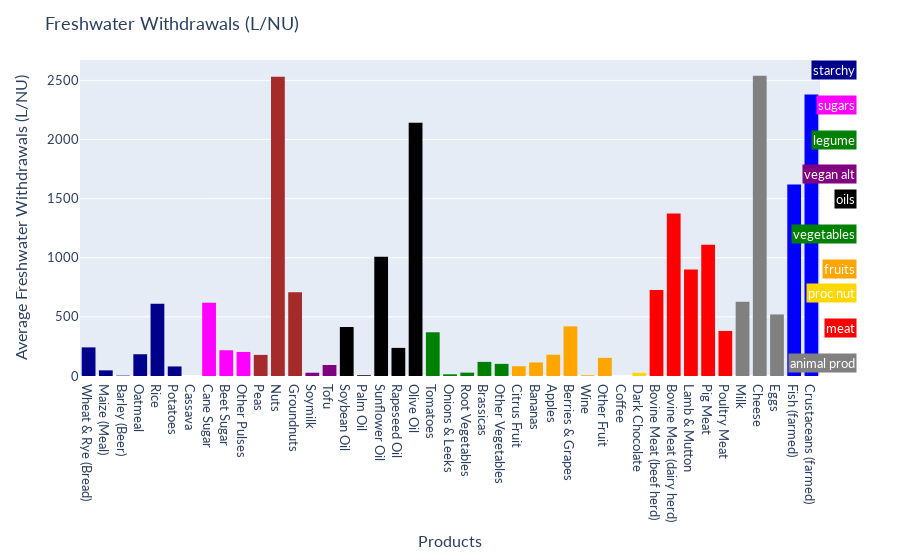

Notebook source saved alongside this figure:
### Markdown cell above
#### Visualisations

##### Visualisation 1: bar charts of the amount of freshwater used for each product, measured in liters per NU (nutritional unit) or FU (fixture unit)

* Certain food groups, like animal products, require much more freshwater to produce than other groups like vegetables, per nutritional unit.
* Thus, it is more efficient to produce certain food groups than others in terms of freshwater.
* This supports the perspective that different food groups have varying environmental impact, and our food choices could greatly assist in environmental sustainability.

### Code cell
df_land = pd.read_excel('dataset1.xls', sheet_name=1, skiprows=2,nrows=43)
colormap = {
    'Wheat & Rye (Bread)':'darkblue',
    'Maize (Meal)':'darkblue',
    'Barley (Beer)':'darkblue',
    'Oatmeal':'darkblue',
    'Rice':'darkblue',
    'Potatoes':'darkblue',
    'Cassava':'darkblue',
    'Cane Sugar':'magenta',
    'Beet Sugar':'magenta',
    'Other Pulses':'magenta',
    'Peas':'brown',
    'Nuts':'brown',
    'Groundnuts':'brown',
    'Soymilk':'purple',
    'Tofu':'purple',
    'Soybean Oil':'black',
    'Palm Oil':'black',
    'Sunflower Oil':'black',
    'Rapeseed Oil':'black',
    'Olive Oil':'black',
    'Tomatoes':'green',
    'Onions & Leeks':'green',
    'Root Vegetables':'green',
    'Brassicas':'green',
    'Other Vegetables':'green',
    'Citrus Fruit':'orange',
    'Bananas':'orange',
    'Apples':'orange',
    'Berries & Grapes':'orange',
    'Wine':'orange',
    'Other Fruit':'orange',
    'Coffee':'gold',
    'Dark Chocolate':'gold',
    'Bovine Meat (beef herd)':'red',
    'Bovine Meat (dairy herd)':'red',
    'Lamb & Mutton':'red',
    'Pig Meat':'red',
    'Poultry Meat':'red',
    'Milk':'grey',
    'Cheese':'grey',
    'Eggs':'grey',
    'Fish (farmed)':'blue',
    'Crustaceans (farmed)':'blue'
}
fig = px.histogram(df_land, x='Product', y='Mean.5', color='Product', color_discrete_map=colormap)
fig.update_layout(
    font=dict(
        family='Lato, "Helvetica Neue", Helvetica, Arial, "Liberation Sans", sans-serif',
        size=13,
    ),
    yaxis=dict(title='Average Freshwater Withdrawals (L/NU)'),
    xaxis=dict(title='Products'),
    title='Freshwater Withdrawals (L/NU)',
    showlegend=False,
)
values = ['starchy', 'sugars', 'legume', 'vegan alt', 'oils', 'vegetables', 'fruits','proc nut', 'meat', 'animal prod', 'fish']
colors = ['darkblue', 'magenta', 'green', 'purple', 'black', 'green', 'orange','gold', 'red', 'grey', 'blue']


for i in range(len(values)-1):
    fig.add_annotation(
        x=1.05, y=1 -i*0.11,
        xref='paper', yref='paper',
        text=values[i],
        showarrow=False,
        font=dict(color='white'),
        borderwidth=1,
        bgcolor= colors[i]
    )
fig.show()

### Figure 1 — Plotly figure (JSON) as saved in the notebook; plotly's stock layout.template omitted (floating-point values rounded to 4 significant figures)
{"data": [{"alignmentgroup": "True", "bingroup": "x", "histfunc": "sum", "hovertemplate": "Product=%{x}<br>sum of Mean.5=%{y}<extra></extra>", "legendgroup": "Wheat & Rye (Bread)", "marker": {"color": "darkblue", "pattern": {"shape": ""}}, "name": "Wheat & Rye (Bread)", "offsetgroup": "Wheat & Rye (Bread)", "orientation": "v", "showlegend": true, "type": "histogram", "x": ["Wheat & Rye (Bread)"], "xaxis": "x", "y": [242.0], "yaxis": "y"}, {"alignmentgroup": "True", "bingroup": "x", "histfunc": "sum", "hovertemplate": "Product=%{x}<br>sum of Mean.5=%{y}<extra></extra>", "legendgroup": "Maize (Meal)", "marker": {"color": "darkblue", "pattern": {"shape": ""}}, "name": "Maize (Meal)", "offsetgroup": "Maize (Meal)", "orientation": "v", "showlegend": true, "type": "histogram", "x": ["Maize (Meal)"], "xaxis": "x", "y": [47.69], "yaxis": "y"}, {"alignmentgroup": "True", "bingroup": "x", "histfunc": "sum", "hovertemplate": "Product=%{x}<br>sum of Mean.5=%{y}<extra></extra>", "legendgroup": "Barley (Beer)", "marker": {"color": "darkblue", "pattern": {"shape": ""}}, "name": "Barley (Beer)", "offsetgroup": "Barley (Beer)", "orientation": "v", "showlegend": true, "type": "histogram", "x": ["Barley (Beer)"], "xaxis": "x", "y": [3.42], "yaxis": "y"}, {"alignmentgroup": "True", "bingroup": "x", "histfunc": "sum", "hovertemplate": "Product=%{x}<br>sum of Mean.5=%{y}<extra></extra>", "legendgroup": "Oatmeal", "marker": {"color": "darkblue", "pattern": {"shape": ""}}, "name": "Oatmeal", "offsetgroup": "Oatmeal", "orientation": "v", "showlegend": true, "type": "histogram", "x": ["Oatmeal"], "xaxis": "x", "y": [183.9], "yaxis": "y"}, {"alignmentgroup": "True", "bingroup": "x", "histfunc": "sum", "hovertemplate": "Product=%{x}<br>sum of Mean.5=%{y}<extra></extra>", "legendgroup": "Rice", "marker": {"color": "darkblue", "pattern": {"shape": ""}}, "name": "Rice", "offsetgroup": "Rice", "orientation": "v", "showlegend": true, "type": "histogram", "x": ["Rice"], "xaxis": "x", "y": [610.0], "yaxis": "y"}, {"alignmentgroup": "True", "bingroup": "x", "histfunc": "sum", "hovertemplate": "Product=%{x}<br>sum of Mean.5=%{y}<extra></extra>", "legendgroup": "Potatoes", "marker": {"color": "darkblue", "pattern": {"shape": ""}}, "name": "Potatoes", "offsetgroup": "Potatoes", "orientation": "v", "showlegend": true, "type": "histogram", "x": ["Potatoes"], "xaxis": "x", "y": [80.74], "yaxis": "y"}, {"alignmentgroup": "True", "bingroup": "x", "histfunc": "sum", "hovertemplate": "Product=%{x}<br>sum of Mean.5=%{y}<extra></extra>", "legendgroup": "Cassava", "marker": {"color": "darkblue", "pattern": {"shape": ""}}, "name": "Cassava", "offsetgroup": "Cassava", "orientation": "v", "showlegend": true, "type": "histogram", "x": ["Cassava"], "xaxis": "x", "y": [0], "yaxis": "y"}, {"alignmentgroup": "True", "bingroup": "x", "histfunc": "sum", "hovertemplate": "Product=%{x}<br>sum of Mean.5=%{y}<extra></extra>", "legendgroup": "Cane Sugar", "marker": {"color": "magenta", "pattern": {"shape": ""}}, "name": "Cane Sugar", "offsetgroup": "Cane Sugar", "orientation": "v", "showlegend": true, "type": "histogram", "x": ["Cane Sugar"], "xaxis": "x", "y": [620.1], "yaxis": "y"}, {"alignmentgroup": "True", "bingroup": "x", "histfunc": "sum", "hovertemplate": "Product=%{x}<br>sum of Mean.5=%{y}<extra></extra>", "legendgroup": "Beet Sugar", "marker": {"color": "magenta", "pattern": {"shape": ""}}, "name": "Beet Sugar", "offsetgroup": "Beet Sugar", "orientation": "v", "showlegend": true, "type": "histogram", "x": ["Beet Sugar"], "xaxis": "x", "y": [217.7], "yaxis": "y"}, {"alignmentgroup": "True", "bingroup": "x", "histfunc": "sum", "hovertemplate": "Product=%{x}<br>sum of Mean.5=%{y}<extra></extra>", "legendgroup": "Other Pulses", "marker": {"color": "magenta", "pattern": {"shape": ""}}, "name": "Other Pulses", "offsetgroup": "Other Pulses", "orientation": "v", "showlegend": true, "type": "histogram", "x": ["Other Pulses"], "xaxis": "x", "y": [203.5], "yaxis": "y"}, {"alignmentgroup": "True", "bingroup": "x", "histfunc": "sum", "hovertemplate": "Product=%{x}<br>sum of Mean.5=%{y}<extra></extra>", "legendgroup": "Peas", "marker": {"color": "brown", "pattern": {"shape": ""}}, "name": "Peas", "offsetgroup": "Peas", "orientation": "v", "showlegend": true, "type": "histogram", "x": ["Peas"], "xaxis": "x", "y": [178.5], "yaxis": "y"}, {"alignmentgroup": "True", "bingroup": "x", "histfunc": "sum", "hovertemplate": "Product=%{x}<br>sum of Mean.5=%{y}<extra></extra>", "legendgroup": "Nuts", "marker": {"color": "brown", "pattern": {"shape": ""}}, "name": "Nuts", "offsetgroup": "Nuts", "orientation": "v", "showlegend": true, "type": "histogram", "x": ["Nuts"], "xaxis": "x", "y": [2531.0], "yaxis": "y"}, {"alignmentgroup": "True", "bingroup": "x", "histfunc": "sum", "hovertemplate": "Product=%{x}<br>sum of Mean.5=%{y}<extra></extra>", "legendgroup": "Groundnuts", "marker": {"color": "brown", "pattern": {"shape": ""}}, "name": "Groundnuts", "offsetgroup": "Groundnuts", "orientation": "v", "showlegend": true, "type": "histogram", "x": ["Groundnuts"], "xaxis": "x", "y": [707.5], "yaxis": "y"}, {"alignmentgroup": "True", "bingroup": "x", "histfunc": "sum", "hovertemplate": "Product=%{x}<br>sum of Mean.5=%{y}<extra></extra>", "legendgroup": "Soymilk", "marker": {"color": "purple", "pattern": {"shape": ""}}, "name": "Soymilk", "offsetgroup": "Soymilk", "orientation": "v", "showlegend": true, "type": "histogram", "x": ["Soymilk"], "xaxis": "x", "y": [27.8], "yaxis": "y"}, {"alignmentgroup": "True", "bingroup": "x", "histfunc": "sum", "hovertemplate": "Product=%{x}<br>sum of Mean.5=%{y}<extra></extra>", "legendgroup": "Tofu", "marker": {"color": "purple", "pattern": {"shape": ""}}, "name": "Tofu", "offsetgroup": "Tofu", "orientation": "v", "showlegend": true, "type": "histogram", "x": ["Tofu"], "xaxis": "x", "y": [92.87], "yaxis": "y"}, {"alignmentgroup": "True", "bingroup": "x", "histfunc": "sum", "hovertemplate": "Product=%{x}<br>sum of Mean.5=%{y}<extra></extra>", "legendgroup": "Soybean Oil", "marker": {"color": "black", "pattern": {"shape": ""}}, "name": "Soybean Oil", "offsetgroup": "Soybean Oil", "orientation": "v", "showlegend": true, "type": "histogram", "x": ["Soybean Oil"], "xaxis": "x", "y": [414.6], "yaxis": "y"}, {"alignmentgroup": "True", "bingroup": "x", "histfunc": "sum", "hovertemplate": "Product=%{x}<br>sum of Mean.5=%{y}<extra></extra>", "legendgroup": "Palm Oil", "marker": {"color": "black", "pattern": {"shape": ""}}, "name": "Palm Oil", "offsetgroup": "Palm Oil", "orientation": "v", "showlegend": true, "type": "histogram", "x": ["Palm Oil"], "xaxis": "x", "y": [6.4], "yaxis": "y"}, {"alignmentgroup": "True", "bingroup": "x", "histfunc": "sum", "hovertemplate": "Product=%{x}<br>sum of Mean.5=%{y}<extra></extra>", "legendgroup": "Sunflower Oil", "marker": {"color": "black", "pattern": {"shape": ""}}, "name": "Sunflower Oil", "offsetgroup": "Sunflower Oil", "orientation": "v", "showlegend": true, "type": "histogram", "x": ["Sunflower Oil"], "xaxis": "x", "y": [1008.0], "yaxis": "y"}, {"alignmentgroup": "True", "bingroup": "x", "histfunc": "sum", "hovertemplate": "Product=%{x}<br>sum of Mean.5=%{y}<extra></extra>", "legendgroup": "Rapeseed Oil", "marker": {"color": "black", "pattern": {"shape": ""}}, "name": "Rapeseed Oil", "offsetgroup": "Rapeseed Oil", "orientation": "v", "showlegend": true, "type": "histogram", "x": ["Rapeseed Oil"], "xaxis": "x", "y": [237.7], "yaxis": "y"}, {"alignmentgroup": "True", "bingroup": "x", "histfunc": "sum", "hovertemplate": "Product=%{x}<br>sum of Mean.5=%{y}<extra></extra>", "legendgroup": "Olive Oil", "marker": {"color": "black", "pattern": {"shape": ""}}, "name": "Olive Oil", "offsetgroup": "Olive Oil", "orientation": "v", "showlegend": true, "type": "histogram", "x": ["Olive Oil"], "xaxis": "x", "y": [2142.0], "yaxis": "y"}, {"alignmentgroup": "True", "bingroup": "x", "histfunc": "sum", "hovertemplate": "Product=%{x}<br>sum of Mean.5=%{y}<extra></extra>", "legendgroup": "Tomatoes", "marker": {"color": "green", "pattern": {"shape": ""}}, "name": "Tomatoes", "offsetgroup": "Tomatoes", "orientation": "v", "showlegend": true, "type": "histogram", "x": ["Tomatoes"], "xaxis": "x", "y": [369.8], "yaxis": "y"}, {"alignmentgroup": "True", "bingroup": "x", "histfunc": "sum", "hovertemplate": "Product=%{x}<br>sum of Mean.5=%{y}<extra></extra>", "legendgroup": "Onions & Leeks", "marker": {"color": "green", "pattern": {"shape": ""}}, "name": "Onions & Leeks", "offsetgroup": "Onions & Leeks", "orientation": "v", "showlegend": true, "type": "histogram", "x": ["Onions & Leeks"], "xaxis": "x", "y": [14.3], "yaxis": "y"}, {"alignmentgroup": "True", "bingroup": "x", "histfunc": "sum", "hovertemplate": "Product=%{x}<br>sum of Mean.5=%{y}<extra></extra>", "legendgroup": "Root Vegetables", "marker": {"color": "green", "pattern": {"shape": ""}}, "name": "Root Vegetables", "offsetgroup": "Root Vegetables", "orientation": "v", "showlegend": true, "type": "histogram", "x": ["Root Vegetables"], "xaxis": "x", "y": [28.4], "yaxis": "y"}, {"alignmentgroup": "True", "bingroup": "x", "histfunc": "sum", "hovertemplate": "Product=%{x}<br>sum of Mean.5=%{y}<extra></extra>", "legendgroup": "Brassicas", "marker": {"color": "green", "pattern": {"shape": ""}}, "name": "Brassicas", "offsetgroup": "Brassicas", "orientation": "v", "showlegend": true, "type": "histogram", "x": ["Brassicas"], "xaxis": "x", "y": [119.4], "yaxis": "y"}, {"alignmentgroup": "True", "bingroup": "x", "histfunc": "sum", "hovertemplate": "Product=%{x}<br>sum of Mean.5=%{y}<extra></extra>", "legendgroup": "Other Vegetables", "marker": {"color": "green", "pattern": {"shape": ""}}, "name": "Other Vegetables", "offsetgroup": "Other Vegetables", "orientation": "v", "showlegend": true, "type": "histogram", "x": ["Other Vegetables"], "xaxis": "x", "y": [102.5], "yaxis": "y"}, {"alignmentgroup": "True", "bingroup": "x", "histfunc": "sum", "hovertemplate": "Product=%{x}<br>sum of Mean.5=%{y}<extra></extra>", "legendgroup": "Citrus Fruit", "marker": {"color": "orange", "pattern": {"shape": ""}}, "name": "Citrus Fruit", "offsetgroup": "Citrus Fruit", "orientation": "v", "showlegend": true, "type": "histogram", "x": ["Citrus Fruit"], "xaxis": "x", "y": [82.7], "yaxis": "y"}, {"alignmentgroup": "True", "bingroup": "x", "histfunc": "sum", "hovertemplate": "Product=%{x}<br>sum of Mean.5=%{y}<extra></extra>", "legendgroup": "Bananas", "marker": {"color": "orange", "pattern": {"shape": ""}}, "name": "Bananas", "offsetgroup": "Bananas", "orientation": "v", "showlegend": true, "type": "histogram", "x": ["Bananas"], "xaxis": "x", "y": [114.5], "yaxis": "y"}, {"alignmentgroup": "True", "bingroup": "x", "histfunc": "sum", "hovertemplate": "Product=%{x}<br>sum of Mean.5=%{y}<extra></extra>", "legendgroup": "Apples", "marker": {"color": "orange", "pattern": {"shape": ""}}, "name": "Apples", "offsetgroup": "Apples", "orientation": "v", "showlegend": true, "type": "histogram", "x": ["Apples"], "xaxis": "x", "y": [180.1], "yaxis": "y"}, {"alignmentgroup": "True", "bingroup": "x", "histfunc": "sum", "hovertemplate": "Product=%{x}<br>sum of Mean.5=%{y}<extra></extra>", "legendgroup": "Berries & Grapes", "marker": {"color": "orange", "pattern": {"shape": ""}}, "name": "Berries & Grapes", "offsetgroup": "Berries & Grapes", "orientation": "v", "showlegend": true, "type": "histogram", "x": ["Berries & Grapes"], "xaxis": "x", "y": [419.6], "yaxis": "y"}, {"alignmentgroup": "True", "bingroup": "x", "histfunc": "sum", "hovertemplate": "Product=%{x}<br>sum of Mean.5=%{y}<extra></extra>", "legendgroup": "Wine", "marker": {"color": "orange", "pattern": {"shape": ""}}, "name": "Wine", "offsetgroup": "Wine", "orientation": "v", "showlegend": true, "type": "histogram", "x": ["Wine"], "xaxis": "x", "y": [6.312], "yaxis": "y"}, {"alignmentgroup": "True", "bingroup": "x", "histfunc": "sum", "hovertemplate": "Product=%{x}<br>sum of Mean.5=%{y}<extra></extra>", "legendgroup": "Other Fruit", "marker": {"color": "orange", "pattern": {"shape": ""}}, "name": "Other Fruit", "offsetgroup": "Other Fruit", "orientation": "v", "showlegend": true, "type": "histogram", "x": ["Other Fruit"], "xaxis": "x", "y": [153.5], "yaxis": "y"}, {"alignmentgroup": "True", "bingroup": "x", "histfunc": "sum", "hovertemplate": "Product=%{x}<br>sum of Mean.5=%{y}<extra></extra>", "legendgroup": "Coffee", "marker": {"color": "gold", "pattern": {"shape": ""}}, "name": "Coffee", "offsetgroup": "Coffee", "orientation": "v", "showlegend": true, "type": "histogram", "x": ["Coffee"], "xaxis": "x", "y": [0.3885], "yaxis": "y"}, {"alignmentgroup": "True", "bingroup": "x", "histfunc": "sum", "hovertemplate": "Product=%{x}<br>sum of Mean.5=%{y}<extra></extra>", "legendgroup": "Dark Chocolate", "marker": {"color": "gold", "pattern": {"shape": ""}}, "name": "Dark Chocolate", "offsetgroup": "Dark Chocolate", "orientation": "v", "showlegend": true, "type": "histogram", "x": ["Dark Chocolate"], "xaxis": "x", "y": [27.03], "yaxis": "y"}, {"alignmentgroup": "True", "bingroup": "x", "histfunc": "sum", "hovertemplate": "Product=%{x}<br>sum of Mean.5=%{y}<extra></extra>", "legendgroup": "Bovine Meat (beef herd)", "marker": {"color": "red", "pattern": {"shape": ""}}, "name": "Bovine Meat (beef herd)", "offsetgroup": "Bovine Meat (beef herd)", "orientation": "v", "showlegend": true, "type": "histogram", "x": ["Bovine Meat (beef herd)"], "xaxis": "x", "y": [727.8], "yaxis": "y"}, {"alignmentgroup": "True", "bingroup": "x", "histfunc": "sum", "hovertemplate": "Product=%{x}<br>sum of Mean.5=%{y}<extra></extra>", "legendgroup": "Bovine Meat (dairy herd)", "marker": {"color": "red", "pattern": {"shape": ""}}, "name": "Bovine Meat (dairy herd)", "offsetgroup": "Bovine Meat (dairy herd)", "orientation": "v", "showlegend": true, "type": "histogram", "x": ["Bovine Meat (dairy herd)"], "xaxis": "x", "y": [1375.0], "yaxis": "y"}, {"alignmentgroup": "True", "bingroup": "x", "histfunc": "sum", "hovertemplate": "Product=%{x}<br>sum of Mean.5=%{y}<extra></extra>", "legendgroup": "Lamb & Mutton", "marker": {"color": "red", "pattern": {"shape": ""}}, "name": "Lamb & Mutton", "offsetgroup": "Lamb & Mutton", "orientation": "v", "showlegend": true, "type": "histogram", "x": ["Lamb & Mutton"], "xaxis": "x", "y": [900.9], "yaxis": "y"}, {"alignmentgroup": "True", "bingroup": "x", "histfunc": "sum", "hovertemplate": "Product=%{x}<br>sum of Mean.5=%{y}<extra></extra>", "legendgroup": "Pig Meat", "marker": {"color": "red", "pattern": {"shape": ""}}, "name": "Pig Meat", "offsetgroup": "Pig Meat", "orientation": "v", "showlegend": true, "type": "histogram", "x": ["Pig Meat"], "xaxis": "x", "y": [1110.0], "yaxis": "y"}, {"alignmentgroup": "True", "bingroup": "x", "histfunc": "sum", "hovertemplate": "Product=%{x}<br>sum of Mean.5=%{y}<extra></extra>", "legendgroup": "Poultry Meat", "marker": {"color": "red", "pattern": {"shape": ""}}, "name": "Poultry Meat", "offsetgroup": "Poultry Meat", "orientation": "v", "showlegend": true, "type": "histogram", "x": ["Poultry Meat"], "xaxis": "x", "y": [381.1], "yaxis": "y"}, {"alignmentgroup": "True", "bingroup": "x", "histfunc": "sum", "hovertemplate": "Product=%{x}<br>sum of Mean.5=%{y}<extra></extra>", "legendgroup": "Milk", "marker": {"color": "grey", "pattern": {"shape": ""}}, "name": "Milk", "offsetgroup": "Milk", "orientation": "v", "showlegend": true, "type": "histogram", "x": ["Milk"], "xaxis": "x", "y": [628.2], "yaxis": "y"}, {"alignmentgroup": "True", "bingroup": "x", "histfunc": "sum", "hovertemplate": "Product=%{x}<br>sum of Mean.5=%{y}<extra></extra>", "legendgroup": "Cheese", "marker": {"color": "grey", "pattern": {"shape": ""}}, "name": "Cheese", "offsetgroup": "Cheese", "orientation": "v", "showlegend": true, "type": "histogram", "x": ["Cheese"], "xaxis": "x", "y": [2539.0], "yaxis": "y"}, {"alignmentgroup": "True", "bingroup": "x", "histfunc": "sum", "hovertemplate": "Product=%{x}<br>sum of Mean.5=%{y}<extra></extra>", "legendgroup": "Eggs", "marker": {"color": "grey", "pattern": {"shape": ""}}, "name": "Eggs", "offsetgroup": "Eggs", "orientation": "v", "showlegend": true, "type": "histogram", "x": ["Eggs"], "xaxis": "x", "y": [520.6], "yaxis": "y"}, {"alignmentgroup": "True", "bingroup": "x", "histfunc": "sum", "hovertemplate": "Product=%{x}<br>sum of Mean.5=%{y}<extra></extra>", "legendgroup": "Fish (farmed)", "marker": {"color": "blue", "pattern": {"shape": ""}}, "name": "Fish (farmed)", "offsetgroup": "Fish (farmed)", "orientation": "v", "showlegend": true, "type": "histogram", "x": ["Fish (farmed)"], "xaxis": "x", "y": [1619.0], "yaxis": "y"}, {"alignmentgroup": "True", "bingroup": "x", "histfunc": "sum", "hovertemplate": "Product=%{x}<br>sum of Mean.5=%{y}<extra></extra>", "legendgroup": "Crustaceans (farmed)", "marker": {"color": "blue", "pattern": {"shape": ""}}, "name": "Crustaceans (farmed)", "offsetgroup": "Crustaceans (farmed)", "orientation": "v", "showlegend": true, "type": "histogram", "x": ["Crustaceans (farmed)"], "xaxis": "x", "y": [2380.0], "yaxis": "y"}], "layout": {"annotations": [{"bgcolor": "darkblue", "borderwidth": 1, "font": {"color": "white"}, "showarrow": false, "text": "starchy", "x": 1.05, "xref": "paper", "y": 1, "yref": "paper"}, {"bgcolor": "magenta", "borderwidth": 1, "font": {"color": "white"}, "showarrow": false, "text": "sugars", "x": 1.05, "xref": "paper", "y": 0.89, "yref": "paper"}, {"bgcolor": "green", "borderwidth": 1, "font": {"color": "white"}, "showarrow": false, "text": "legume", "x": 1.05, "xref": "paper", "y": 0.78, "yref": "paper"}, {"bgcolor": "purple", "borderwidth": 1, "font": {"color": "white"}, "showarrow": false, "text": "vegan alt", "x": 1.05, "xref": "paper", "y": 0.67, "yref": "paper"}, {"bgcolor": "black", "borderwidth": 1, "font": {"color": "white"}, "showarrow": false, "text": "oils", "x": 1.05, "xref": "paper", "y": 0.56, "yref": "paper"}, {"bgcolor": "green", "borderwidth": 1, "font": {"color": "white"}, "showarrow": false, "text": "vegetables", "x": 1.05, "xref": "paper", "y": 0.45, "yref": "paper"}, {"bgcolor": "orange", "borderwidth": 1, "font": {"color": "white"}, "showarrow": false, "text": "fruits", "x": 1.05, "xref": "paper", "y": 0.34, "yref": "paper"}, {"bgcolor": "gold", "borderwidth": 1, "font": {"color": "white"}, "showarrow": false, "text": "proc nut", "x": 1.05, "xref": "paper", "y": 0.23, "yref": "paper"}, {"bgcolor": "red", "borderwidth": 1, "font": {"color": "white"}, "showarrow": false, "text": "meat", "x": 1.05, "xref": "paper", "y": 0.12, "yref": "paper"}, {"bgcolor": "grey", "borderwidth": 1, "font": {"color": "white"}, "showarrow": false, "text": "animal prod", "x": 1.05, "xref": "paper", "y": 0.01, "yref": "paper"}], "barmode": "relative", "font": {"family": "Lato, \"Helvetica Neue\", Helvetica, Arial, \"Liberation Sans\", sans-serif", "size": 13}, "legend": {"title": {"text": "Product"}, "tracegroupgap": 0}, "margin": {"t": 60}, "showlegend": false, "title": {"text": "Freshwater Withdrawals (L/NU)"}, "xaxis": {"anchor": "y", "categoryarray": ["Wheat & Rye (Bread)", "Maize (Meal)", "Barley (Beer)", "Oatmeal", "Rice", "Potatoes", "Cassava", "Cane Sugar", "Beet Sugar", "Other Pulses", "Peas", "Nuts", "Groundnuts", "Soymilk", "Tofu", "Soybean Oil", "Palm Oil", "Sunflower Oil", "Rapeseed Oil", "Olive Oil", "Tomatoes", "Onions & Leeks", "Root Vegetables", "Brassicas", "Other Vegetables", "Citrus Fruit", "Bananas", "Apples", "Berries & Grapes", "Wine", "Other Fruit", "Coffee", "Dark Chocolate", "Bovine Meat (beef herd)", "Bovine Meat (dairy herd)", "Lamb & Mutton", "Pig Meat", "Poultry Meat", "Milk", "Cheese", "Eggs", "Fish (farmed)", "Crustaceans (farmed)"], "categoryorder": "array", "domain": [0, 1], "title": {"text": "Products"}}, "yaxis": {"anchor": "x", "domain": [0, 1], "title": {"text": "Average Freshwater Withdrawals (L/NU)"}}}}
